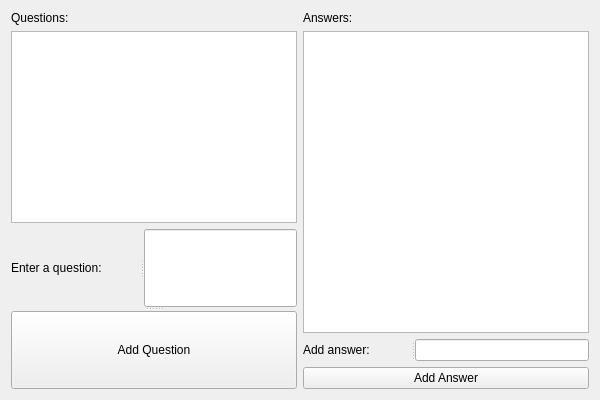
<?xml version="1.0" encoding="UTF-8"?>
<ui version="4.0">
 <class>QuestionsClass</class>
 <widget class="QWidget" name="QuestionsClass">
  <property name="geometry">
   <rect>
    <x>0</x>
    <y>0</y>
    <width>600</width>
    <height>400</height>
   </rect>
  </property>
  <property name="windowTitle">
   <string>Questions</string>
  </property>
  <layout class="QHBoxLayout" name="horizontalLayout">
   <item>
    <layout class="QVBoxLayout" name="verticalLayout_3">
     <item>
      <layout class="QVBoxLayout" name="verticalLayout_2">
       <item>
        <widget class="QLabel" name="label">
         <property name="text">
          <string>Questions:</string>
         </property>
        </widget>
       </item>
       <item>
        <widget class="QListWidget" name="questionslistWidget"/>
       </item>
      </layout>
     </item>
     <item>
      <widget class="QSplitter" name="splitter_2">
       <property name="orientation">
        <enum>Qt::Vertical</enum>
       </property>
       <widget class="QSplitter" name="splitter">
        <property name="orientation">
         <enum>Qt::Horizontal</enum>
        </property>
        <widget class="QLabel" name="label_2">
         <property name="text">
          <string>Enter a question:</string>
         </property>
        </widget>
        <widget class="QLineEdit" name="textlineEdit"/>
       </widget>
       <widget class="QPushButton" name="addpushButton">
        <property name="text">
         <string>Add Question</string>
        </property>
       </widget>
      </widget>
     </item>
    </layout>
   </item>
   <item>
    <layout class="QVBoxLayout" name="verticalLayout_4">
     <item>
      <layout class="QVBoxLayout" name="verticalLayout">
       <item>
        <widget class="QLabel" name="label_3">
         <property name="text">
          <string>Answers:</string>
         </property>
        </widget>
       </item>
       <item>
        <widget class="QListWidget" name="answerslistWidget"/>
       </item>
      </layout>
     </item>
     <item>
      <widget class="QSplitter" name="splitter_3">
       <property name="orientation">
        <enum>Qt::Horizontal</enum>
       </property>
       <widget class="QLabel" name="label_4">
        <property name="text">
         <string>Add answer:</string>
        </property>
       </widget>
       <widget class="QLineEdit" name="answerlineEdit"/>
      </widget>
     </item>
     <item>
      <widget class="QPushButton" name="answerpushButton">
       <property name="text">
        <string>Add Answer</string>
       </property>
      </widget>
     </item>
    </layout>
   </item>
  </layout>
 </widget>
 <layoutdefault spacing="6" margin="11"/>
 <resources>
  <include location="Questions.qrc"/>
 </resources>
 <connections/>
</ui>
